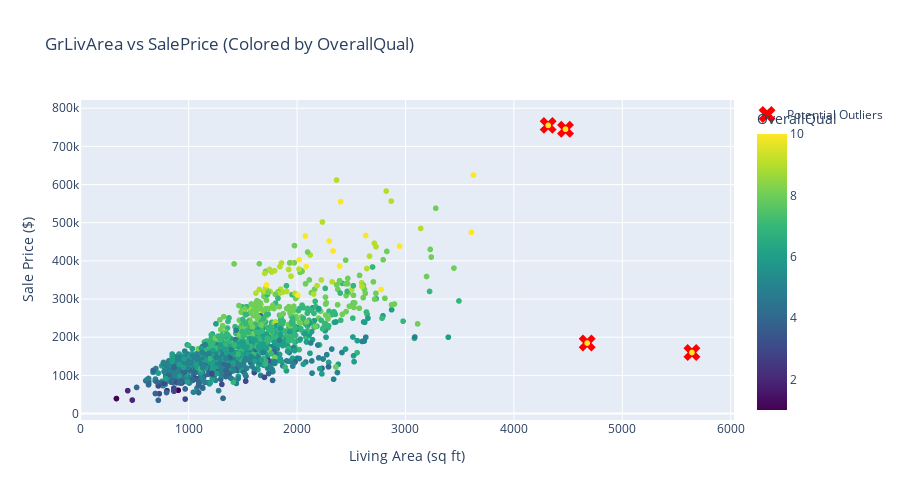

The cell this chart's notebook holds for it:
### Markdown cell above
### 2.5 Outlier Detection

### Code cell
# Outlier detection in GrLivArea
fig = px.scatter(
    train_df, x='GrLivArea', y='SalePrice',
    color='OverallQual',
    title='GrLivArea vs SalePrice (Colored by OverallQual)',
    labels={'GrLivArea': 'Living Area (sq ft)', 'SalePrice': 'Sale Price ($)'},
    color_continuous_scale='Viridis',
    hover_data=['YearBuilt', 'Neighborhood']
)

# Mark potential outliers
outliers = train_df[train_df['GrLivArea'] > 4000]
fig.add_trace(go.Scatter(
    x=outliers['GrLivArea'], y=outliers['SalePrice'],
    mode='markers', marker=dict(size=15, color='red', symbol='x'),
    name='Potential Outliers'
))

fig.update_layout(height=500)
fig.show()

print(f'⚠️ Potential outliers identified: {len(outliers)} houses with GrLivArea > 4000 sq ft')

### Figure 1 — Plotly figure (JSON) as saved in the notebook; plotly's stock layout.template omitted (floating-point values rounded to 4 significant figures; data arrays with more than 128 entries replaced by an {"elided": "..."} marker saying what was removed)
{"data": [{"customdata": {"elided": "1460x2 mixed values"}, "hovertemplate": "Living Area (sq ft)=%{x}<br>Sale Price ($)=%{y}<br>YearBuilt=%{customdata[0]}<br>Neighborhood=%{customdata[1]}<br>OverallQual=%{marker.color}<extra></extra>", "legendgroup": "", "marker": {"color": {"elided": "1460 int values"}, "coloraxis": "coloraxis", "symbol": "circle"}, "mode": "markers", "name": "", "showlegend": false, "type": "scattergl", "x": {"elided": "1460 int values"}, "xaxis": "x", "y": {"elided": "1460 int values"}, "yaxis": "y"}, {"marker": {"color": "red", "size": 15, "symbol": "x"}, "mode": "markers", "name": "Potential Outliers", "type": "scatter", "x": [4676, 4316, 4476, 5642], "y": [184750, 755000, 745000, 160000]}], "layout": {"coloraxis": {"colorbar": {"title": {"text": "OverallQual"}}, "colorscale": [[0, "#440154"], [0.1111, "#482878"], [0.2222, "#3e4989"], [0.3333, "#31688e"], [0.4444, "#26828e"], [0.5556, "#1f9e89"], [0.6667, "#35b779"], [0.7778, "#6ece58"], [0.8889, "#b5de2b"], [1, "#fde725"]]}, "height": 500, "legend": {"tracegroupgap": 0}, "title": {"text": "GrLivArea vs SalePrice (Colored by OverallQual)"}, "xaxis": {"anchor": "y", "domain": [0, 1], "title": {"text": "Living Area (sq ft)"}}, "yaxis": {"anchor": "x", "domain": [0, 1], "title": {"text": "Sale Price ($)"}}}}
